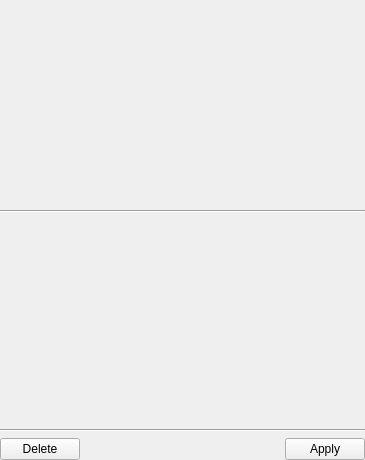
<?xml version="1.0" encoding="UTF-8"?>
<ui version="4.0">
 <class>QUaModbusValueWidget</class>
 <widget class="QWidget" name="QUaModbusValueWidget">
  <property name="geometry">
   <rect>
    <x>0</x>
    <y>0</y>
    <width>365</width>
    <height>460</height>
   </rect>
  </property>
  <property name="windowTitle">
   <string>Form</string>
  </property>
  <layout class="QGridLayout" name="gridLayout">
   <property name="leftMargin">
    <number>0</number>
   </property>
   <property name="topMargin">
    <number>0</number>
   </property>
   <property name="rightMargin">
    <number>0</number>
   </property>
   <property name="bottomMargin">
    <number>0</number>
   </property>
   <item row="0" column="0" colspan="3">
    <widget class="QUaModbusValueWidgetEdit" name="widgetValueEdit" native="true"/>
   </item>
   <item row="1" column="0" colspan="3">
    <widget class="Line" name="line2">
     <property name="orientation">
      <enum>Qt::Horizontal</enum>
     </property>
    </widget>
   </item>
   <item row="2" column="0" colspan="3">
    <widget class="QUaModbusValueWidgetStatus" name="widgetValueStatus" native="true"/>
   </item>
   <item row="3" column="0" colspan="3">
    <widget class="Line" name="line3">
     <property name="orientation">
      <enum>Qt::Horizontal</enum>
     </property>
    </widget>
   </item>
   <item row="4" column="0">
    <widget class="QPushButton" name="pushButtonDelete">
     <property name="text">
      <string>Delete</string>
     </property>
    </widget>
   </item>
   <item row="4" column="1">
    <spacer name="horizontalSpacer_2">
     <property name="orientation">
      <enum>Qt::Horizontal</enum>
     </property>
     <property name="sizeHint" stdset="0">
      <size>
       <width>200</width>
       <height>20</height>
      </size>
     </property>
    </spacer>
   </item>
   <item row="4" column="2">
    <widget class="QPushButton" name="pushButtonApply">
     <property name="text">
      <string>Apply</string>
     </property>
    </widget>
   </item>
  </layout>
 </widget>
 <customwidgets>
  <customwidget>
   <class>QUaModbusValueWidgetEdit</class>
   <extends>QWidget</extends>
   <header location="global">QUaModbusValueWidgetEdit</header>
   <container>1</container>
  </customwidget>
  <customwidget>
   <class>QUaModbusValueWidgetStatus</class>
   <extends>QWidget</extends>
   <header location="global">QUaModbusValueWidgetStatus</header>
   <container>1</container>
  </customwidget>
 </customwidgets>
 <resources/>
 <connections/>
</ui>
